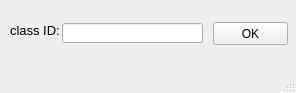
<?xml version="1.0" encoding="UTF-8"?>
<ui version="4.0">
 <class>AddNewClassID</class>
 <widget class="QMainWindow" name="AddNewClassID">
  <property name="geometry">
   <rect>
    <x>0</x>
    <y>0</y>
    <width>296</width>
    <height>93</height>
   </rect>
  </property>
  <property name="windowTitle">
   <string>Add new class ID</string>
  </property>
  <widget class="QWidget" name="centralwidget">
   <widget class="QLabel" name="label">
    <property name="geometry">
     <rect>
      <x>10</x>
      <y>20</y>
      <width>51</width>
      <height>21</height>
     </rect>
    </property>
    <property name="font">
     <font>
      <pointsize>10</pointsize>
     </font>
    </property>
    <property name="text">
     <string>class ID:</string>
    </property>
   </widget>
   <widget class="QLineEdit" name="input_classID">
    <property name="geometry">
     <rect>
      <x>62</x>
      <y>23</y>
      <width>141</width>
      <height>20</height>
     </rect>
    </property>
   </widget>
   <widget class="QPushButton" name="btn_OK">
    <property name="geometry">
     <rect>
      <x>213</x>
      <y>22</y>
      <width>75</width>
      <height>23</height>
     </rect>
    </property>
    <property name="text">
     <string>OK</string>
    </property>
   </widget>
  </widget>
  <widget class="QMenuBar" name="menubar">
   <property name="geometry">
    <rect>
     <x>0</x>
     <y>0</y>
     <width>296</width>
     <height>21</height>
    </rect>
   </property>
  </widget>
  <widget class="QStatusBar" name="statusbar"/>
 </widget>
 <resources/>
 <connections/>
</ui>
